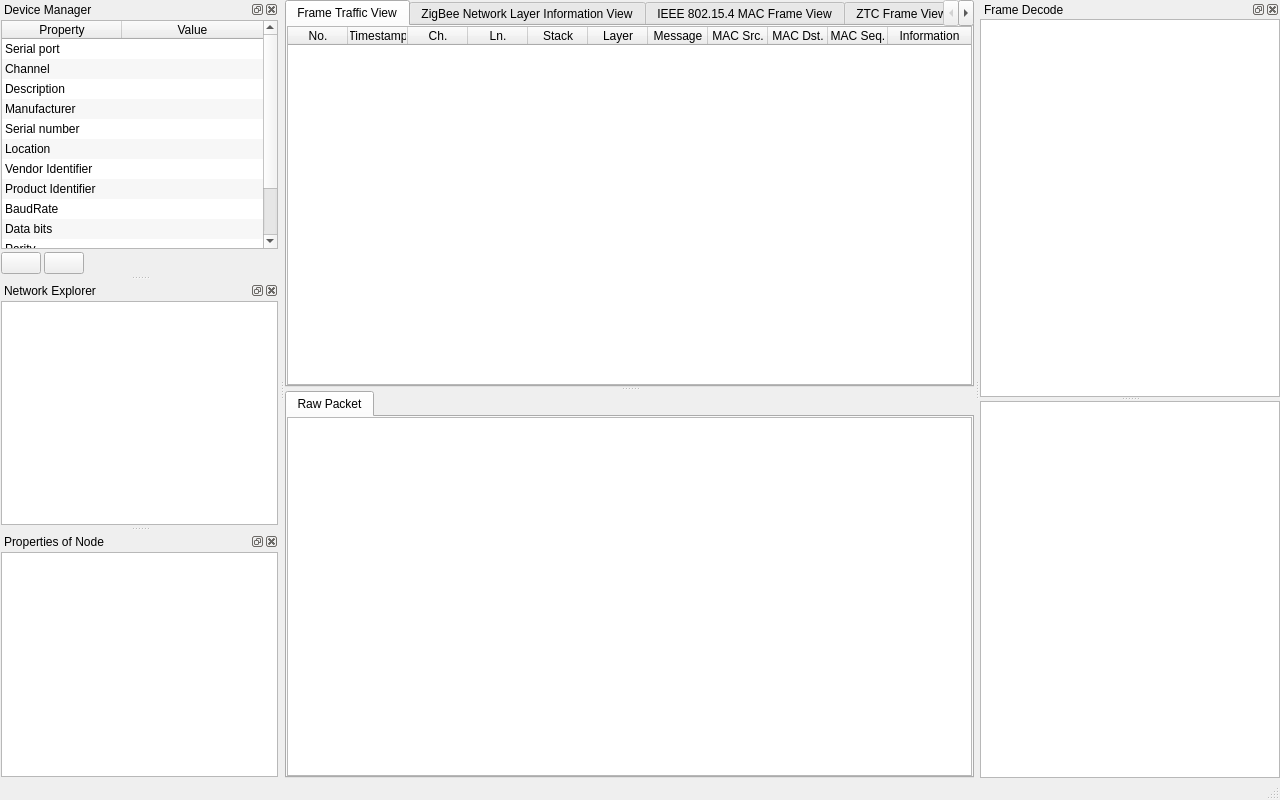
<?xml version="1.0" encoding="UTF-8"?>
<ui version="4.0">
 <class>MainWindow</class>
 <widget class="QMainWindow" name="MainWindow">
  <property name="geometry">
   <rect>
    <x>0</x>
    <y>0</y>
    <width>1280</width>
    <height>800</height>
   </rect>
  </property>
  <property name="windowTitle">
   <string>Site Survey Tool v0.01</string>
  </property>
  <property name="dockNestingEnabled">
   <bool>true</bool>
  </property>
  <widget class="QWidget" name="mainWidget">
   <layout class="QGridLayout" name="mainLayout">
    <property name="leftMargin">
     <number>0</number>
    </property>
    <property name="topMargin">
     <number>0</number>
    </property>
    <property name="rightMargin">
     <number>0</number>
    </property>
    <property name="bottomMargin">
     <number>0</number>
    </property>
    <item row="0" column="0">
     <widget class="QSplitter" name="splitter">
      <property name="orientation">
       <enum>Qt::Vertical</enum>
      </property>
      <widget class="QTabWidget" name="frameWidget">
       <property name="sizePolicy">
        <sizepolicy hsizetype="Preferred" vsizetype="Preferred">
         <horstretch>0</horstretch>
         <verstretch>0</verstretch>
        </sizepolicy>
       </property>
       <property name="layoutDirection">
        <enum>Qt::LeftToRight</enum>
       </property>
       <property name="autoFillBackground">
        <bool>false</bool>
       </property>
       <property name="tabPosition">
        <enum>QTabWidget::North</enum>
       </property>
       <property name="tabShape">
        <enum>QTabWidget::Rounded</enum>
       </property>
       <property name="currentIndex">
        <number>0</number>
       </property>
       <property name="elideMode">
        <enum>Qt::ElideNone</enum>
       </property>
       <property name="documentMode">
        <bool>false</bool>
       </property>
       <property name="tabsClosable">
        <bool>false</bool>
       </property>
       <property name="movable">
        <bool>true</bool>
       </property>
       <property name="tabBarAutoHide">
        <bool>true</bool>
       </property>
       <widget class="QWidget" name="trafficTab">
        <attribute name="title">
         <string>Frame Traffic View</string>
        </attribute>
        <layout class="QGridLayout" name="trafficLayout">
         <property name="leftMargin">
          <number>0</number>
         </property>
         <property name="topMargin">
          <number>0</number>
         </property>
         <property name="rightMargin">
          <number>0</number>
         </property>
         <property name="bottomMargin">
          <number>0</number>
         </property>
         <property name="spacing">
          <number>6</number>
         </property>
         <item row="0" column="0">
          <widget class="QTableWidget" name="trafficView">
           <property name="frameShape">
            <enum>QFrame::StyledPanel</enum>
           </property>
           <property name="frameShadow">
            <enum>QFrame::Plain</enum>
           </property>
           <property name="lineWidth">
            <number>1</number>
           </property>
           <property name="editTriggers">
            <set>QAbstractItemView::NoEditTriggers</set>
           </property>
           <property name="alternatingRowColors">
            <bool>true</bool>
           </property>
           <property name="selectionMode">
            <enum>QAbstractItemView::SingleSelection</enum>
           </property>
           <property name="selectionBehavior">
            <enum>QAbstractItemView::SelectRows</enum>
           </property>
           <property name="showGrid">
            <bool>false</bool>
           </property>
           <property name="gridStyle">
            <enum>Qt::NoPen</enum>
           </property>
           <attribute name="horizontalHeaderCascadingSectionResizes">
            <bool>false</bool>
           </attribute>
           <attribute name="horizontalHeaderDefaultSectionSize">
            <number>60</number>
           </attribute>
           <attribute name="horizontalHeaderHighlightSections">
            <bool>false</bool>
           </attribute>
           <attribute name="horizontalHeaderMinimumSectionSize">
            <number>20</number>
           </attribute>
           <attribute name="horizontalHeaderStretchLastSection">
            <bool>true</bool>
           </attribute>
           <attribute name="verticalHeaderVisible">
            <bool>false</bool>
           </attribute>
           <attribute name="verticalHeaderDefaultSectionSize">
            <number>20</number>
           </attribute>
           <attribute name="verticalHeaderHighlightSections">
            <bool>false</bool>
           </attribute>
           <attribute name="verticalHeaderMinimumSectionSize">
            <number>20</number>
           </attribute>
           <column>
            <property name="text">
             <string>No.</string>
            </property>
           </column>
           <column>
            <property name="text">
             <string>Timestamp</string>
            </property>
           </column>
           <column>
            <property name="text">
             <string>Ch.</string>
            </property>
           </column>
           <column>
            <property name="text">
             <string>Ln.</string>
            </property>
           </column>
           <column>
            <property name="text">
             <string>Stack</string>
            </property>
           </column>
           <column>
            <property name="text">
             <string>Layer</string>
            </property>
           </column>
           <column>
            <property name="text">
             <string>Message</string>
            </property>
           </column>
           <column>
            <property name="text">
             <string>MAC Src.</string>
            </property>
           </column>
           <column>
            <property name="text">
             <string>MAC Dst.</string>
            </property>
           </column>
           <column>
            <property name="text">
             <string>MAC Seq.</string>
            </property>
           </column>
           <column>
            <property name="text">
             <string>Information</string>
            </property>
           </column>
          </widget>
         </item>
        </layout>
       </widget>
       <widget class="QWidget" name="nwkInfoTab">
        <attribute name="title">
         <string>ZigBee Network Layer Information View</string>
        </attribute>
        <layout class="QGridLayout" name="nwkLayout">
         <property name="leftMargin">
          <number>0</number>
         </property>
         <property name="topMargin">
          <number>0</number>
         </property>
         <property name="rightMargin">
          <number>0</number>
         </property>
         <property name="bottomMargin">
          <number>0</number>
         </property>
         <item row="0" column="0">
          <widget class="QTableWidget" name="nwkInfoView">
           <property name="frameShape">
            <enum>QFrame::StyledPanel</enum>
           </property>
           <property name="frameShadow">
            <enum>QFrame::Plain</enum>
           </property>
           <property name="editTriggers">
            <set>QAbstractItemView::NoEditTriggers</set>
           </property>
           <property name="alternatingRowColors">
            <bool>true</bool>
           </property>
           <property name="selectionMode">
            <enum>QAbstractItemView::SingleSelection</enum>
           </property>
           <property name="selectionBehavior">
            <enum>QAbstractItemView::SelectRows</enum>
           </property>
           <property name="showGrid">
            <bool>false</bool>
           </property>
           <property name="gridStyle">
            <enum>Qt::NoPen</enum>
           </property>
           <attribute name="horizontalHeaderDefaultSectionSize">
            <number>60</number>
           </attribute>
           <attribute name="horizontalHeaderHighlightSections">
            <bool>false</bool>
           </attribute>
           <attribute name="horizontalHeaderMinimumSectionSize">
            <number>20</number>
           </attribute>
           <attribute name="horizontalHeaderStretchLastSection">
            <bool>true</bool>
           </attribute>
           <attribute name="verticalHeaderVisible">
            <bool>false</bool>
           </attribute>
           <attribute name="verticalHeaderDefaultSectionSize">
            <number>20</number>
           </attribute>
           <attribute name="verticalHeaderHighlightSections">
            <bool>false</bool>
           </attribute>
           <attribute name="verticalHeaderMinimumSectionSize">
            <number>20</number>
           </attribute>
           <column>
            <property name="text">
             <string>No.</string>
            </property>
           </column>
           <column>
            <property name="text">
             <string>Timestamp</string>
            </property>
           </column>
           <column>
            <property name="text">
             <string>Ch.</string>
            </property>
           </column>
           <column>
            <property name="text">
             <string>Ln.</string>
            </property>
           </column>
           <column>
            <property name="text">
             <string>Profile</string>
            </property>
           </column>
           <column>
            <property name="text">
             <string>Ver.</string>
            </property>
           </column>
           <column>
            <property name="text">
             <string>Source</string>
            </property>
           </column>
           <column>
            <property name="text">
             <string>Extended PAN ID</string>
            </property>
           </column>
           <column>
            <property name="text">
             <string>Router</string>
            </property>
           </column>
           <column>
            <property name="text">
             <string>End-Dev.</string>
            </property>
           </column>
           <column>
            <property name="text">
             <string>Depth </string>
            </property>
           </column>
           <column>
            <property name="text">
             <string>Update</string>
            </property>
           </column>
           <column>
            <property name="text">
             <string>Tx Offset</string>
            </property>
           </column>
          </widget>
         </item>
        </layout>
       </widget>
       <widget class="QWidget" name="macFrameTab">
        <attribute name="title">
         <string>IEEE 802.15.4 MAC Frame View</string>
        </attribute>
        <layout class="QGridLayout" name="macLayout">
         <property name="leftMargin">
          <number>0</number>
         </property>
         <property name="topMargin">
          <number>0</number>
         </property>
         <property name="rightMargin">
          <number>0</number>
         </property>
         <property name="bottomMargin">
          <number>0</number>
         </property>
         <item row="0" column="0">
          <widget class="QTableWidget" name="macFrameView">
           <property name="frameShape">
            <enum>QFrame::StyledPanel</enum>
           </property>
           <property name="frameShadow">
            <enum>QFrame::Plain</enum>
           </property>
           <property name="editTriggers">
            <set>QAbstractItemView::NoEditTriggers</set>
           </property>
           <property name="alternatingRowColors">
            <bool>true</bool>
           </property>
           <property name="selectionMode">
            <enum>QAbstractItemView::SingleSelection</enum>
           </property>
           <property name="selectionBehavior">
            <enum>QAbstractItemView::SelectRows</enum>
           </property>
           <property name="showGrid">
            <bool>false</bool>
           </property>
           <property name="gridStyle">
            <enum>Qt::NoPen</enum>
           </property>
           <attribute name="horizontalHeaderDefaultSectionSize">
            <number>60</number>
           </attribute>
           <attribute name="horizontalHeaderHighlightSections">
            <bool>false</bool>
           </attribute>
           <attribute name="horizontalHeaderMinimumSectionSize">
            <number>20</number>
           </attribute>
           <attribute name="horizontalHeaderStretchLastSection">
            <bool>true</bool>
           </attribute>
           <attribute name="verticalHeaderVisible">
            <bool>false</bool>
           </attribute>
           <attribute name="verticalHeaderDefaultSectionSize">
            <number>20</number>
           </attribute>
           <attribute name="verticalHeaderHighlightSections">
            <bool>false</bool>
           </attribute>
           <attribute name="verticalHeaderMinimumSectionSize">
            <number>20</number>
           </attribute>
           <column>
            <property name="text">
             <string>No.</string>
            </property>
           </column>
           <column>
            <property name="text">
             <string>Timestamp</string>
            </property>
           </column>
           <column>
            <property name="text">
             <string>Ch.</string>
            </property>
           </column>
           <column>
            <property name="text">
             <string>Ln.</string>
            </property>
           </column>
           <column>
            <property name="text">
             <string>Protocol</string>
            </property>
           </column>
           <column>
            <property name="text">
             <string>LQI</string>
            </property>
           </column>
           <column>
            <property name="text">
             <string>Message</string>
            </property>
           </column>
           <column>
            <property name="text">
             <string>Src PAN</string>
            </property>
           </column>
           <column>
            <property name="text">
             <string>Src.</string>
            </property>
           </column>
           <column>
            <property name="text">
             <string>Dst PAN</string>
            </property>
           </column>
           <column>
            <property name="text">
             <string>Dst.</string>
            </property>
           </column>
           <column>
            <property name="text">
             <string>Seq.</string>
            </property>
           </column>
           <column>
            <property name="text">
             <string>Information</string>
            </property>
           </column>
          </widget>
         </item>
        </layout>
       </widget>
       <widget class="QWidget" name="ztcFrameTab">
        <attribute name="title">
         <string>ZTC Frame View</string>
        </attribute>
        <layout class="QGridLayout" name="ztcLayout">
         <property name="leftMargin">
          <number>0</number>
         </property>
         <property name="topMargin">
          <number>0</number>
         </property>
         <property name="rightMargin">
          <number>0</number>
         </property>
         <property name="bottomMargin">
          <number>0</number>
         </property>
         <item row="0" column="0">
          <widget class="QTableWidget" name="ztcFrameView">
           <property name="frameShape">
            <enum>QFrame::StyledPanel</enum>
           </property>
           <property name="frameShadow">
            <enum>QFrame::Plain</enum>
           </property>
           <property name="editTriggers">
            <set>QAbstractItemView::NoEditTriggers</set>
           </property>
           <property name="alternatingRowColors">
            <bool>true</bool>
           </property>
           <property name="selectionMode">
            <enum>QAbstractItemView::SingleSelection</enum>
           </property>
           <property name="selectionBehavior">
            <enum>QAbstractItemView::SelectRows</enum>
           </property>
           <property name="showGrid">
            <bool>false</bool>
           </property>
           <property name="gridStyle">
            <enum>Qt::NoPen</enum>
           </property>
           <attribute name="horizontalHeaderDefaultSectionSize">
            <number>60</number>
           </attribute>
           <attribute name="horizontalHeaderHighlightSections">
            <bool>false</bool>
           </attribute>
           <attribute name="horizontalHeaderMinimumSectionSize">
            <number>20</number>
           </attribute>
           <attribute name="horizontalHeaderStretchLastSection">
            <bool>true</bool>
           </attribute>
           <attribute name="verticalHeaderVisible">
            <bool>false</bool>
           </attribute>
           <attribute name="verticalHeaderDefaultSectionSize">
            <number>20</number>
           </attribute>
           <attribute name="verticalHeaderHighlightSections">
            <bool>false</bool>
           </attribute>
           <attribute name="verticalHeaderMinimumSectionSize">
            <number>20</number>
           </attribute>
           <column>
            <property name="text">
             <string>No.</string>
            </property>
           </column>
           <column>
            <property name="text">
             <string>Timestamp</string>
            </property>
           </column>
           <column>
            <property name="text">
             <string>Ch.</string>
            </property>
           </column>
           <column>
            <property name="text">
             <string>Ln.</string>
            </property>
           </column>
           <column>
            <property name="text">
             <string>Layer</string>
            </property>
           </column>
           <column>
            <property name="text">
             <string>Message</string>
            </property>
           </column>
           <column>
            <property name="text">
             <string>Type</string>
            </property>
           </column>
           <column>
            <property name="text">
             <string>Information</string>
            </property>
           </column>
          </widget>
         </item>
        </layout>
       </widget>
       <widget class="QWidget" name="tab">
        <attribute name="title">
         <string>Floor View</string>
        </attribute>
        <layout class="QGridLayout" name="gridLayout">
         <property name="leftMargin">
          <number>1</number>
         </property>
         <property name="topMargin">
          <number>1</number>
         </property>
         <property name="rightMargin">
          <number>1</number>
         </property>
         <property name="bottomMargin">
          <number>1</number>
         </property>
         <item row="0" column="0">
          <widget class="FLFloorView" name="widget" native="true"/>
         </item>
        </layout>
       </widget>
      </widget>
      <widget class="QTabWidget" name="tabWidget2">
       <property name="currentIndex">
        <number>0</number>
       </property>
       <widget class="QWidget" name="rawTab">
        <attribute name="title">
         <string>Raw Packet</string>
        </attribute>
        <layout class="QGridLayout" name="rawLayout">
         <property name="leftMargin">
          <number>0</number>
         </property>
         <property name="topMargin">
          <number>0</number>
         </property>
         <property name="rightMargin">
          <number>0</number>
         </property>
         <property name="bottomMargin">
          <number>0</number>
         </property>
         <property name="spacing">
          <number>0</number>
         </property>
         <item row="0" column="0">
          <widget class="QTableWidget" name="rawView">
           <property name="frameShape">
            <enum>QFrame::StyledPanel</enum>
           </property>
           <property name="frameShadow">
            <enum>QFrame::Plain</enum>
           </property>
           <property name="editTriggers">
            <set>QAbstractItemView::NoEditTriggers</set>
           </property>
           <property name="alternatingRowColors">
            <bool>true</bool>
           </property>
           <property name="selectionMode">
            <enum>QAbstractItemView::SingleSelection</enum>
           </property>
           <property name="selectionBehavior">
            <enum>QAbstractItemView::SelectRows</enum>
           </property>
           <property name="showGrid">
            <bool>false</bool>
           </property>
           <property name="gridStyle">
            <enum>Qt::NoPen</enum>
           </property>
           <property name="sortingEnabled">
            <bool>false</bool>
           </property>
           <property name="wordWrap">
            <bool>true</bool>
           </property>
           <attribute name="horizontalHeaderVisible">
            <bool>false</bool>
           </attribute>
           <attribute name="horizontalHeaderDefaultSectionSize">
            <number>60</number>
           </attribute>
           <attribute name="horizontalHeaderHighlightSections">
            <bool>false</bool>
           </attribute>
           <attribute name="horizontalHeaderMinimumSectionSize">
            <number>1</number>
           </attribute>
           <attribute name="horizontalHeaderShowSortIndicator" stdset="0">
            <bool>false</bool>
           </attribute>
           <attribute name="horizontalHeaderStretchLastSection">
            <bool>true</bool>
           </attribute>
           <attribute name="verticalHeaderVisible">
            <bool>false</bool>
           </attribute>
           <attribute name="verticalHeaderCascadingSectionResizes">
            <bool>false</bool>
           </attribute>
           <attribute name="verticalHeaderDefaultSectionSize">
            <number>20</number>
           </attribute>
           <attribute name="verticalHeaderMinimumSectionSize">
            <number>0</number>
           </attribute>
           <column>
            <property name="text">
             <string>No.</string>
            </property>
           </column>
           <column>
            <property name="text">
             <string>Timestamp</string>
            </property>
           </column>
           <column>
            <property name="text">
             <string>Ch.</string>
            </property>
           </column>
           <column>
            <property name="text">
             <string>Ln.</string>
            </property>
           </column>
           <column>
            <property name="text">
             <string>Rx/Tx</string>
            </property>
           </column>
           <column>
            <property name="text">
             <string>Hex Values</string>
            </property>
           </column>
          </widget>
         </item>
        </layout>
       </widget>
      </widget>
     </widget>
    </item>
   </layout>
  </widget>
  <widget class="QStatusBar" name="statusBar"/>
  <widget class="QDockWidget" name="deviceDockWidget">
   <property name="minimumSize">
    <size>
     <width>140</width>
     <height>141</height>
    </size>
   </property>
   <property name="floating">
    <bool>false</bool>
   </property>
   <property name="windowTitle">
    <string>Device Manager</string>
   </property>
   <attribute name="dockWidgetArea">
    <number>1</number>
   </attribute>
   <widget class="QWidget" name="deviceLayout">
    <layout class="QGridLayout" name="gridLayout_2">
     <property name="leftMargin">
      <number>1</number>
     </property>
     <property name="topMargin">
      <number>1</number>
     </property>
     <property name="rightMargin">
      <number>1</number>
     </property>
     <property name="bottomMargin">
      <number>1</number>
     </property>
     <property name="spacing">
      <number>3</number>
     </property>
     <item row="0" column="0" colspan="3">
      <widget class="QTableWidget" name="deviceView">
       <property name="frameShape">
        <enum>QFrame::StyledPanel</enum>
       </property>
       <property name="frameShadow">
        <enum>QFrame::Plain</enum>
       </property>
       <property name="horizontalScrollBarPolicy">
        <enum>Qt::ScrollBarAlwaysOff</enum>
       </property>
       <property name="editTriggers">
        <set>QAbstractItemView::NoEditTriggers</set>
       </property>
       <property name="alternatingRowColors">
        <bool>true</bool>
       </property>
       <property name="selectionMode">
        <enum>QAbstractItemView::NoSelection</enum>
       </property>
       <property name="showGrid">
        <bool>false</bool>
       </property>
       <property name="gridStyle">
        <enum>Qt::NoPen</enum>
       </property>
       <property name="sortingEnabled">
        <bool>false</bool>
       </property>
       <attribute name="horizontalHeaderDefaultSectionSize">
        <number>120</number>
       </attribute>
       <attribute name="horizontalHeaderHighlightSections">
        <bool>false</bool>
       </attribute>
       <attribute name="horizontalHeaderMinimumSectionSize">
        <number>1</number>
       </attribute>
       <attribute name="horizontalHeaderShowSortIndicator" stdset="0">
        <bool>false</bool>
       </attribute>
       <attribute name="horizontalHeaderStretchLastSection">
        <bool>true</bool>
       </attribute>
       <attribute name="verticalHeaderVisible">
        <bool>false</bool>
       </attribute>
       <attribute name="verticalHeaderDefaultSectionSize">
        <number>20</number>
       </attribute>
       <row>
        <property name="text">
         <string>0</string>
        </property>
       </row>
       <row>
        <property name="text">
         <string>1</string>
        </property>
       </row>
       <row>
        <property name="text">
         <string>2</string>
        </property>
       </row>
       <row>
        <property name="text">
         <string>3</string>
        </property>
       </row>
       <row>
        <property name="text">
         <string>4</string>
        </property>
       </row>
       <row>
        <property name="text">
         <string>5</string>
        </property>
       </row>
       <row>
        <property name="text">
         <string>6</string>
        </property>
       </row>
       <row>
        <property name="text">
         <string>7</string>
        </property>
       </row>
       <row>
        <property name="text">
         <string>8</string>
        </property>
       </row>
       <row>
        <property name="text">
         <string>9</string>
        </property>
       </row>
       <row>
        <property name="text">
         <string>10</string>
        </property>
       </row>
       <row>
        <property name="text">
         <string>11</string>
        </property>
       </row>
       <row>
        <property name="text">
         <string>12</string>
        </property>
       </row>
       <column>
        <property name="text">
         <string>Property</string>
        </property>
       </column>
       <column>
        <property name="text">
         <string>Value</string>
        </property>
       </column>
       <item row="0" column="0">
        <property name="text">
         <string>Serial port</string>
        </property>
       </item>
       <item row="1" column="0">
        <property name="text">
         <string>Channel</string>
        </property>
       </item>
       <item row="2" column="0">
        <property name="text">
         <string>Description</string>
        </property>
       </item>
       <item row="3" column="0">
        <property name="text">
         <string>Manufacturer</string>
        </property>
       </item>
       <item row="4" column="0">
        <property name="text">
         <string>Serial number</string>
        </property>
       </item>
       <item row="5" column="0">
        <property name="text">
         <string>Location</string>
        </property>
       </item>
       <item row="6" column="0">
        <property name="text">
         <string>Vendor Identifier</string>
        </property>
       </item>
       <item row="7" column="0">
        <property name="text">
         <string>Product Identifier</string>
        </property>
       </item>
       <item row="8" column="0">
        <property name="text">
         <string>BaudRate</string>
        </property>
       </item>
       <item row="9" column="0">
        <property name="text">
         <string>Data bits</string>
        </property>
       </item>
       <item row="10" column="0">
        <property name="text">
         <string>Parity</string>
        </property>
       </item>
       <item row="11" column="0">
        <property name="text">
         <string>Stop bits</string>
        </property>
       </item>
       <item row="12" column="0">
        <property name="text">
         <string>Flow control</string>
        </property>
       </item>
      </widget>
     </item>
     <item row="1" column="0">
      <widget class="QPushButton" name="pushButton">
       <property name="text">
        <string/>
       </property>
       <property name="icon">
        <iconset resource="firelink.qrc">
         <normaloff>:/firelink/Resources/icons/connect-icon.png</normaloff>:/firelink/Resources/icons/connect-icon.png</iconset>
       </property>
      </widget>
     </item>
     <item row="1" column="1">
      <widget class="QPushButton" name="pushButton_2">
       <property name="text">
        <string/>
       </property>
       <property name="icon">
        <iconset resource="firelink.qrc">
         <normaloff>:/firelink/Resources/icons/job-icon.png</normaloff>:/firelink/Resources/icons/job-icon.png</iconset>
       </property>
      </widget>
     </item>
     <item row="1" column="2">
      <spacer name="horizontalSpacer">
       <property name="orientation">
        <enum>Qt::Horizontal</enum>
       </property>
       <property name="sizeHint" stdset="0">
        <size>
         <width>191</width>
         <height>20</height>
        </size>
       </property>
      </spacer>
     </item>
    </layout>
   </widget>
  </widget>
  <widget class="QDockWidget" name="networkDockWidget">
   <property name="minimumSize">
    <size>
     <width>140</width>
     <height>140</height>
    </size>
   </property>
   <property name="floating">
    <bool>false</bool>
   </property>
   <property name="windowTitle">
    <string>Network Explorer</string>
   </property>
   <attribute name="dockWidgetArea">
    <number>1</number>
   </attribute>
   <widget class="QWidget" name="networkWidget">
    <layout class="QGridLayout" name="networkLayout">
     <property name="leftMargin">
      <number>1</number>
     </property>
     <property name="topMargin">
      <number>1</number>
     </property>
     <property name="rightMargin">
      <number>1</number>
     </property>
     <property name="bottomMargin">
      <number>1</number>
     </property>
     <item row="0" column="0">
      <widget class="QTreeView" name="networkView">
       <property name="enabled">
        <bool>true</bool>
       </property>
       <attribute name="headerVisible">
        <bool>false</bool>
       </attribute>
      </widget>
     </item>
    </layout>
   </widget>
  </widget>
  <widget class="QDockWidget" name="propertyDockWidget">
   <property name="minimumSize">
    <size>
     <width>140</width>
     <height>150</height>
    </size>
   </property>
   <property name="floating">
    <bool>false</bool>
   </property>
   <property name="windowTitle">
    <string>Properties of Node</string>
   </property>
   <attribute name="dockWidgetArea">
    <number>1</number>
   </attribute>
   <widget class="QWidget" name="propertyWidget">
    <layout class="QGridLayout" name="propertyLayout">
     <property name="leftMargin">
      <number>1</number>
     </property>
     <property name="topMargin">
      <number>1</number>
     </property>
     <property name="rightMargin">
      <number>1</number>
     </property>
     <property name="bottomMargin">
      <number>1</number>
     </property>
     <item row="1" column="0">
      <widget class="QTableView" name="propertyView"/>
     </item>
    </layout>
   </widget>
  </widget>
  <widget class="QDockWidget" name="frameDecodeDockWidget">
   <property name="minimumSize">
    <size>
     <width>300</width>
     <height>307</height>
    </size>
   </property>
   <property name="windowTitle">
    <string>Frame Decode</string>
   </property>
   <attribute name="dockWidgetArea">
    <number>2</number>
   </attribute>
   <widget class="QWidget" name="dockWidgetContents">
    <layout class="QGridLayout" name="frameDecodeLayout">
     <property name="leftMargin">
      <number>0</number>
     </property>
     <property name="topMargin">
      <number>0</number>
     </property>
     <property name="rightMargin">
      <number>0</number>
     </property>
     <property name="bottomMargin">
      <number>0</number>
     </property>
     <property name="spacing">
      <number>0</number>
     </property>
     <item row="0" column="0">
      <widget class="QSplitter" name="frameDecodeSplitter">
       <property name="frameShape">
        <enum>QFrame::NoFrame</enum>
       </property>
       <property name="frameShadow">
        <enum>QFrame::Plain</enum>
       </property>
       <property name="orientation">
        <enum>Qt::Vertical</enum>
       </property>
       <property name="childrenCollapsible">
        <bool>false</bool>
       </property>
       <widget class="QTreeWidget" name="frameDecodeView">
        <property name="sizePolicy">
         <sizepolicy hsizetype="Expanding" vsizetype="Expanding">
          <horstretch>0</horstretch>
          <verstretch>0</verstretch>
         </sizepolicy>
        </property>
        <property name="minimumSize">
         <size>
          <width>0</width>
          <height>80</height>
         </size>
        </property>
        <property name="frameShape">
         <enum>QFrame::StyledPanel</enum>
        </property>
        <property name="frameShadow">
         <enum>QFrame::Sunken</enum>
        </property>
        <property name="sizeAdjustPolicy">
         <enum>QAbstractScrollArea::AdjustIgnored</enum>
        </property>
        <property name="editTriggers">
         <set>QAbstractItemView::NoEditTriggers</set>
        </property>
        <property name="alternatingRowColors">
         <bool>true</bool>
        </property>
        <property name="indentation">
         <number>15</number>
        </property>
        <attribute name="headerVisible">
         <bool>false</bool>
        </attribute>
        <attribute name="headerMinimumSectionSize">
         <number>80</number>
        </attribute>
        <attribute name="headerShowSortIndicator" stdset="0">
         <bool>false</bool>
        </attribute>
        <attribute name="headerStretchLastSection">
         <bool>true</bool>
        </attribute>
        <column>
         <property name="text">
          <string/>
         </property>
        </column>
       </widget>
       <widget class="QTableWidget" name="frameHexView">
        <property name="minimumSize">
         <size>
          <width>60</width>
          <height>0</height>
         </size>
        </property>
        <property name="editTriggers">
         <set>QAbstractItemView::NoEditTriggers</set>
        </property>
        <property name="alternatingRowColors">
         <bool>true</bool>
        </property>
        <property name="selectionMode">
         <enum>QAbstractItemView::NoSelection</enum>
        </property>
        <property name="selectionBehavior">
         <enum>QAbstractItemView::SelectRows</enum>
        </property>
        <property name="showGrid">
         <bool>false</bool>
        </property>
        <property name="gridStyle">
         <enum>Qt::NoPen</enum>
        </property>
        <property name="wordWrap">
         <bool>false</bool>
        </property>
        <attribute name="horizontalHeaderVisible">
         <bool>false</bool>
        </attribute>
        <attribute name="horizontalHeaderDefaultSectionSize">
         <number>80</number>
        </attribute>
        <attribute name="horizontalHeaderMinimumSectionSize">
         <number>20</number>
        </attribute>
        <attribute name="horizontalHeaderStretchLastSection">
         <bool>true</bool>
        </attribute>
        <attribute name="verticalHeaderVisible">
         <bool>false</bool>
        </attribute>
        <attribute name="verticalHeaderDefaultSectionSize">
         <number>20</number>
        </attribute>
        <attribute name="verticalHeaderMinimumSectionSize">
         <number>20</number>
        </attribute>
        <column>
         <property name="text">
          <string>Offset</string>
         </property>
        </column>
        <column>
         <property name="text">
          <string>Values</string>
         </property>
        </column>
        <column>
         <property name="text">
          <string>Ascii</string>
         </property>
        </column>
       </widget>
      </widget>
     </item>
    </layout>
   </widget>
  </widget>
  <action name="actionConnect">
   <property name="icon">
    <iconset resource="firelink.qrc">
     <normaloff>:/firelink/Resources/icons/connect-icon.png</normaloff>:/firelink/Resources/icons/connect-icon.png</iconset>
   </property>
   <property name="text">
    <string>C&amp;onnect</string>
   </property>
   <property name="toolTip">
    <string>Connect to serial port</string>
   </property>
   <property name="shortcut">
    <string>Ctrl+O</string>
   </property>
  </action>
  <action name="actionDisconnect">
   <property name="icon">
    <iconset resource="firelink.qrc">
     <normaloff>:/firelink/Resources/icons/disconnect-icon.png</normaloff>:/firelink/Resources/icons/disconnect-icon.png</iconset>
   </property>
   <property name="text">
    <string>&amp;Disconnect</string>
   </property>
   <property name="toolTip">
    <string>Disconnect from serial port</string>
   </property>
   <property name="shortcut">
    <string>Ctrl+D</string>
   </property>
  </action>
  <action name="actionQuit">
   <property name="icon">
    <iconset resource="firelink.qrc">
     <normaloff>:/firelink/Resources/icons/close.png</normaloff>:/firelink/Resources/icons/close.png</iconset>
   </property>
   <property name="text">
    <string>&amp;Quit</string>
   </property>
   <property name="shortcut">
    <string>Ctrl+Q</string>
   </property>
  </action>
  <action name="actionConfigure">
   <property name="icon">
    <iconset resource="firelink.qrc">
     <normaloff>:/firelink/Resources/icons/job-icon.png</normaloff>:/firelink/Resources/icons/job-icon.png</iconset>
   </property>
   <property name="text">
    <string>&amp;Configure</string>
   </property>
   <property name="toolTip">
    <string>Configure serial port</string>
   </property>
   <property name="shortcut">
    <string>Alt+C</string>
   </property>
  </action>
  <action name="actionAbout">
   <property name="icon">
    <iconset resource="firelink.qrc">
     <normaloff>:/firelink/Resources/icons/dev-icon-48.png</normaloff>:/firelink/Resources/icons/dev-icon-48.png</iconset>
   </property>
   <property name="text">
    <string>&amp;About</string>
   </property>
   <property name="toolTip">
    <string>About program</string>
   </property>
   <property name="shortcut">
    <string>Alt+A</string>
   </property>
  </action>
  <action name="actionClearAll">
   <property name="icon">
    <iconset resource="firelink.qrc">
     <normaloff>:/firelink/Resources/icons/selection.png</normaloff>:/firelink/Resources/icons/selection.png</iconset>
   </property>
   <property name="text">
    <string>&amp;ClearAll</string>
   </property>
   <property name="toolTip">
    <string>ClearAll</string>
   </property>
   <property name="shortcut">
    <string>Ctrl+C</string>
   </property>
  </action>
 </widget>
 <layoutdefault spacing="6" margin="11"/>
 <customwidgets>
  <customwidget>
   <class>FLFloorView</class>
   <extends>QWidget</extends>
   <header>flfloorview.h</header>
   <container>1</container>
  </customwidget>
 </customwidgets>
 <resources>
  <include location="firelink.qrc"/>
 </resources>
 <connections/>
</ui>
